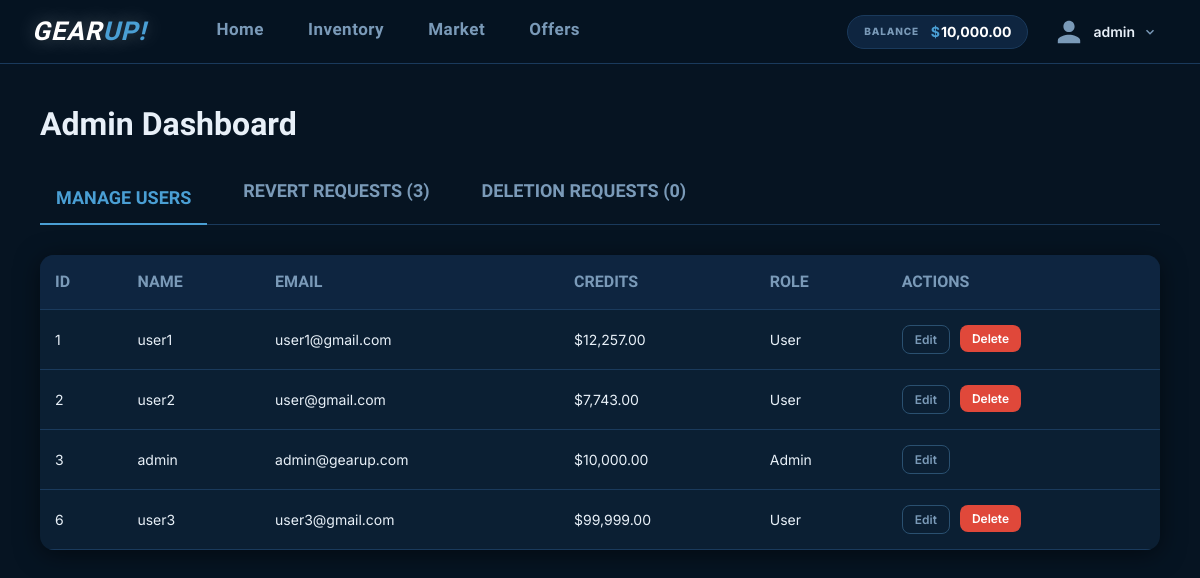
The page /admin.php (signed in) on the database its author committed.
### tables this page shows
CREATE TABLE `users` (
  `id` int(11) NOT NULL AUTO_INCREMENT,
  `name` varchar(255) NOT NULL,
  `picture` varchar(255) NOT NULL,
  `email` varchar(255) NOT NULL,
  `password` varchar(255) NOT NULL,
  `credits` decimal(10,2) NOT NULL DEFAULT 10000.00,
  `is_admin` tinyint(1) DEFAULT 0,
  PRIMARY KEY (`id`),
  UNIQUE KEY `name` (`name`),
  UNIQUE KEY `email` (`email`)
);

### admin_func.php (called while the page is built, shortened)
<?php
function get_all_users($link) {
    $res = mysqli_query($link, "SELECT id, name, email, credits, is_admin FROM users ORDER BY id ASC");
    return mysqli_fetch_all($res, MYSQLI_ASSOC);
}
function admin_game_info($game) {
    return match($game) {
        'cs2'   => ['name' => 'CS2',              'logo' => 'logos/logo_cs2.png'],
        'dota2' => ['name' => 'Dota 2',           'logo' => 'logos/logo_dota2.png'],
        'rust'  => ['name' => 'Rust',             'logo' => 'logos/logo_rust.webp'],
        'tf2'   => ['name' => 'Team Fortress 2',  'logo' => 'logos/logo_tf2.png'],
        default => ['name' => 'Unknown',          'logo' => '']
    };
}
function get_revert_requests($link) {
    $res = mysqli_query($link, "SELECT r.*, u.name as username FROM revert_requests r JOIN users u ON r.user_id = u.id WHERE r.status = 'pending' ORDER BY r.created_at ASC");
    $requests = mysqli_fetch_all($res, MYSQLI_ASSOC);
    foreach ($requests as &$req) {
        $tdata = ['type' => $req['type']];
        if ($req['type'] === 'market') {
            $stmt = mysqli_prepare($link, "SELECT mh.*, i.name as item_name, i.image, i.game, i.wear_rating, i.rarity, b.name as buyer_name, s.name as seller_name FROM market_history mh JOIN items i ON mh.item_id = i.id JOIN users b ON mh.buyer_id = b.id JOIN users s ON mh.seller_id = s.id WHERE mh.id = ?");
            mysqli_stmt_bind_param($stmt, "i", $req['reference_id']);
            mysqli_stmt_execute($stmt);
            $trade_res = mysqli_stmt_get_result($stmt);
            $trade = mysqli_fetch_assoc($trade_res);
            if ($trade) {
                $g_info = admin_game_info($trade['game']);
                $tdata['buyer_name'] = $trade['buyer_name'];
                $tdata['seller_name'] = $trade['seller_name'];
                $tdata['price'] = $trade['price'];
                $tdata['item'] = [
                    'name' => $trade['item_name'],
                    'image' => $trade['image'],
                    'wear' => $trade['wear_rating'],
                    'rarity' => $trade['rarity'],
                    'game_logo' => $g_info['logo']
                ];
            }
        } elseif ($req['type'] === 'trade') {
            $stmt = mysqli_prepare($link, "SELECT th.*, u1.name as user1_name, u2.name as user2_name FROM trade_history th JOIN users u1 ON th.user1_id = u1.id JOIN users u2 ON th.user2_id = u2.id WHERE th.id = ?");
            mysqli_stmt_bind_param($stmt, "i", $req['reference_id']);
            mysqli_stmt_execute($stmt);
            $trade_res = mysqli_stmt_get_result($stmt);
            $trade = mysqli_fetch_assoc($trade_res);
            if ($trade) {
                $tdata['user1_name'] = $trade['user1_name'];
                $tdata['user2_name'] = $trade['user2_name'];
                $get_items = function($ids_str) use ($link) {
                    if(empty($ids_str)) return [];
                    $id_arr = array_filter(array_map('intval', explode(',', $ids_str)));
                    if(empty($id_arr)) return [];
                    $placeholders = implode(',', array_fill(0, count($id_arr), '?'));
                    $types = str_repeat('i', count($id_arr));
                    $stmt = mysqli_prepare($link, "SELECT name, image, game, wear_rating, rarity FROM items WHERE id IN ($placeholders)");
                    mysqli_stmt_bind_param($stmt, $types, ...$id_arr);
                    mysqli_stmt_execute($stmt);
                    $res = mysqli_stmt_get_result($stmt);
                    $arr = [];
                    while($row = mysqli_fetch_assoc($res)) {
                        $gi = admin_game_info($row['game']);
                        $row['game_logo'] = $gi['logo'];
                        $arr[] = $row;
                    }
                    mysqli_stmt_close($stmt);
                    return $arr;
                };
                $tdata['user1_items'] = $get_items($trade['user1_items']);
                $tdata['user2_items'] = $get_items($trade['user2_items']);
            }
        }
    }
    return $requests;
}
function get_deletion_requests($link) {
    $res = mysqli_query($link, "SELECT d.*, u.name as username FROM deletion_requests d JOIN users u ON d.user_id = u.id WHERE d.status = 'pending' ORDER BY d.created_at ASC");
    return mysqli_fetch_all($res, MYSQLI_ASSOC);
}
?>

### admin.php (the view, shortened to what this page needs)
<?php
require_once "admin_func.php";
$current_tab = $_GET['tab'] ?? 'users';
$users = get_all_users($link);
$revert_requests = get_revert_requests($link);
$deletion_requests = get_deletion_requests($link);
?>
<!DOCTYPE html>
<html lang="en">
<head>
    <link rel="stylesheet" href="nav_styles.css">
</head>
<body>
<?php include 'nav.php'; ?>
<div class="page">
    <div class="admin-container">
        <h1 style="font-family:var(--font-display); font-size: 32px; margin-bottom:24px;">Admin Dashboard</h1>
        <div class="admin-tabs">
            <button class="tab-btn <?= $current_tab === 'users' ? 'active' : '' ?>" onclick="showTab('users')">Manage Users</button>
            <button class="tab-btn <?= $current_tab === 'reverts' ? 'active' : '' ?>" onclick="showTab('reverts')">Revert Requests (<?= count($revert_requests) ?>)</button>
            <button class="tab-btn <?= $current_tab === 'deletions' ? 'active' : '' ?>" onclick="showTab('deletions')">Deletion Requests (<?= count($deletion_requests) ?>)</button>
        </div>
        <div id="users-tab" class="tab-content" style="<?= $current_tab === 'users' ? 'display:block;' : 'display:none;' ?>">
            <table>
                <thead>
                    <tr>
                        <th>ID</th>
                        <th>Name</th>
                        <th>Email</th>
                        <th>Credits</th>
                        <th>Role</th>
                        <th>Actions</th>
                    </tr>
                </thead>
                <tbody>
                    <?php foreach($users as $u): ?>
                    <tr>
                        <td><?= $u['id'] ?></td>
                        <td><?= htmlspecialchars($u['name']) ?></td>
                        <td><?= htmlspecialchars($u['email']) ?></td>
                        <td>$<?= number_format($u['credits'], 2) ?></td>
                        <td><?= $u['is_admin'] ? 'Admin' : 'User' ?></td>
                        <td>
                            <div class="action-btns">
                                <button class="btn btn-ghost btn-sm" onclick='openEditUserModal(<?= json_encode($u, JSON_HEX_APOS | JSON_HEX_QUOT) ?>)'>Edit</button>
                                <?php if($u['id'] != $user_id): ?>
                                <form method="POST" action="admin_func.php" onsubmit="return confirm('Delete this user?');">
                                    <button type="submit" class="btn btn-danger btn-sm">Delete</button>
                                </form>
                                <?php endif; ?>
                            </div>
                        </td>
                    </tr>
                    <?php endforeach; ?>
                </tbody>
            </table>
        </div>
    </div>
</div>
</body>
</html>

### nav_styles.css (style rules this page uses)
*, *::before, *::after { box-sizing: border-box; margin: 0; padding: 0; }
:root { --bg-dark: #061422; --bg-card: #0b1f33; --bg-card-2: #0e2540; --border: #1a3a5c; --border-light: #2a5070; --accent: #4a9fd4; --accent-hover: #5cb8f0; --accent-glow: rgba(74,159,212,0.25); --danger: #e0483a; --danger-hover: #f05545; --success: #3cb878; --warn: #f0a830; --text: #e8f0f8; --text-dim: #7a9ab8; --text-muted: #3d6080; --rarity-covert:#e05050; --rarity-fn: #4caf76; --font-display: 'Rajdhani', sans-serif; --font-body: 'Inter', sans-serif; --radius: 8px; --radius-lg: 14px; --shadow: 0 4px 24px rgba(0,0,0,0.5); --shadow-lg: 0 8px 48px rgba(0,0,0,0.7); }
body { font-family: var(--font-body); background-color: var(--bg-dark); color: var(--text); min-height: 100vh; line-height: 1.5; }
.page { padding: 36px 40px; max-width: 1440px; margin: 0 auto; }
.btn { display: inline-flex; align-items: center; justify-content: center; gap: 6px; padding: 9px 16px; border-radius: var(--radius); font-family: var(--font-body); font-size: 13px; font-weight: 600; cursor: pointer; border: none; text-decoration: none; transition: filter 0.15s, transform 0.1s; white-space: nowrap; }
.btn-danger { background: var(--danger); color: #fff; }
.btn-ghost { background: transparent; border: 1px solid var(--border-light); color: var(--text-dim); }
.btn-sm { padding: 7px 12px; font-size: 12px; }

### admin.php (style rules this page uses)
.admin-container { max-width: 1200px; margin: 0 auto; }
.admin-tabs { display: flex; gap: 20px; margin-bottom: 30px; border-bottom: 1px solid var(--border); padding-bottom: 15px; }
.tab-btn { background: none; border: none; color: var(--text-dim); font-family: var(--font-display); font-size: 18px; font-weight: 700; cursor: pointer; padding: 8px 16px; text-transform: uppercase; transition: color 0.2s; }
.tab-btn.active { color: var(--accent); border-bottom: 2px solid var(--accent); margin-bottom: -16px; }
table { width: 100%; border-collapse: collapse; background: var(--bg-card); border-radius: var(--radius-lg); overflow: hidden; box-shadow: var(--shadow); }
th, td { padding: 15px; text-align: left; border-bottom: 1px solid var(--border); }
th { background: var(--bg-card-2); font-family: var(--font-display); font-size: 16px; color: var(--text-dim); text-transform: uppercase; }
td { font-size: 14px; color: var(--text); }
.action-btns { display: flex; gap: 10px; }
.btn-sm { padding: 6px 12px; font-size: 12px; }

### rows shown on the page
users: id "1", name "user1", email "user1@gmail.com", credits "12,257.00", is_admin "User"
users: id "2", name "user2", email "user@gmail.com", credits "7,743.00", is_admin "User"
users: id "3", name "admin", email "admin@gearup.com", credits "10,000.00", is_admin "Admin"
users: id "6", name "user3", email "user3@gmail.com", credits "99,999.00", is_admin "User"

### other values the page prints
$user_credits "10,000.00"
$user_display_name "admin"
count($revert_requests) "3"
count($deletion_requests) "0"
